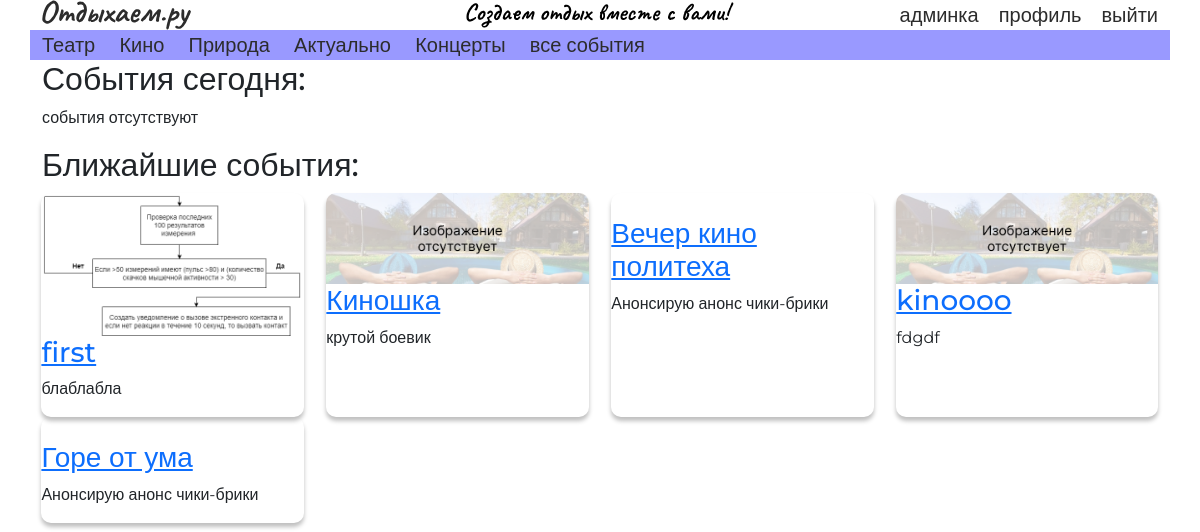
The app's page /account/ (signed in) with its own data.
### events/models.py (models this page shows, shortened)
class Event(models.Model):
    title = models.CharField('Title', max_length=50, default='')
    anons = models.CharField('Anons', max_length=100, default='')
    date = models.DateTimeField('Date', default=django.utils.timezone.now())
    creator_id = models.ForeignKey('auth.User', models.SET(1))
    category = models.ForeignKey('events.Category', models.SET(1))
    source = models.CharField("Source", max_length=200, default='')
    typeOfEvent = models.ForeignKey('events.TypeOfEvent', models.SET(1))
    image = models.ImageField(upload_to="images", default=None, null=True)

### account/views.py (the view)
# urls.py: path('', views.account, name="account"),
@login_required
def account(request):
    future_event = Event.objects.filter(creator_id=request.user.id) & Event.objects.filter(
        date__lt=django.utils.timezone.now())
    today_event = Event.objects.filter(creator_id=request.user.id) & Event.objects.filter(
        date__day=django.utils.timezone.now().day)
    context = {
        'future_event': future_event,
        'today_event': today_event
    }
    return render(request, 'account/account_main.html', context)
    pass

### account/templates/account/account_main.html (shortened to what this page needs)
{% extends 'index.html' %}
{% load static %}
{% block body %}
    <div class="row main-cat">
        <h2 class="main-cat__title">События сегодня:</h2>
        {% if today_event.count is 0  %}<p>события отсутствуют</p>{% endif %}
    </div>
    <div class="row main-cat">
        <h2 class="main-cat__title">Ближайшие события:</h2>
        {% for event in future_event %}
            <div class="event-item">
                {% if event.image %}
                    <img class="event-item__img" src="/media/{{ event.image }}" alt="">
                {% else %}
                    <img class="event-item__img" src={% static 'картинка.png' %} alt="">
                {% endif %}
                <h3 class="event-item__title"><a href="{% url 'event_detail' event.id %}">{{ event.title }}</a></h3>
                <p class="event-item__anons">{{ event.anons }}</p>
            </div>
        {% endfor %}
    </div>
{% endblock %}

### static/main.css (style rules this page uses)
* { transition: 0.15s; font-family: 'Montserrat', sans-serif; }
.event-item { flex: 0 0 auto; width: 23%; margin: 0 1%; padding: 0; overflow: hidden; border-radius: 10px; box-shadow: 0px 4px 4px 0px rgba(0, 0, 0, 0.25); }
.event-item__img { width: 100%; }

### records on screen
Event: image (picture), title "first", anons "блаблабла"
Event: title "Киношка", anons "крутой боевик"
Event: title "Вечер кино политеха", anons "Анонсирую анонс чики-брики"
Event: image (picture), title "kinoooo", anons "fdgdf"
Event: title "Горе от ума", anons "Анонсирую анонс чики-брики"
